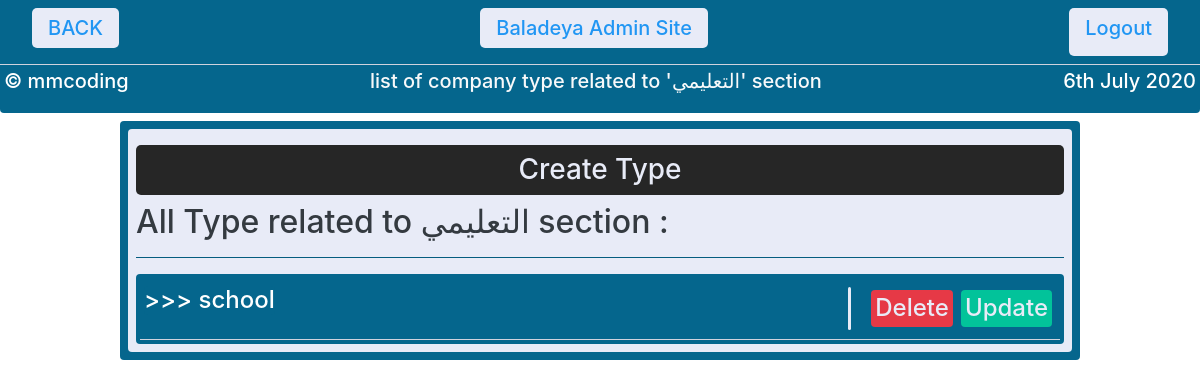
Screenshot of /adminbaladeya/company/4/ (signed in) with the database file from the repository.
### website/models.py (models this page shows, shortened)
class CompanySection(models.Model):
    company_section_title =         models.CharField(max_length=128)
    company_section_date =                 models.DateTimeField(default=datetime.now, blank=True, null=True)

class CompanyType(models.Model):
    company_type_title =            models.CharField(max_length=128)
    section =                       models.ForeignKey(CompanySection,  on_delete=models.CASCADE, null=True, blank=True,related_name='type')
    company_type_date =                 models.DateTimeField(default=datetime.now, blank=True, null=True)
    madetby=models.ForeignKey(User,blank=True,null=True,on_delete=models.CASCADE,related_name='companytype')

### baladeyaadmin/views.py (the view)
# urls.py: path('company/<int:pks>/',company_section_detail,name='companysectiondetail'),#company_section_detail
@login_required
def company_section_detail(request,pks):
    thesection=CompanySection.objects.get(id=pks)
    types=CompanyType.objects.filter(section=thesection)
    context = {
        'object':thesection,
        'types':types,
    }
    return render(request, 'admin/company/section/detail.html', context)

### templates/admin/Company/section/detail.html
{% extends 'admin/adminbase.html' %}
{% block directory %}list of company type related to '{{object.company_section_title}}' section {% endblock %}
{% block admincontent %}
<div class="bac mx-auto p-2 rounded " style="width: 80%;">
    <div>
        <div class="bac1 p-2 rounded">
            <a href="create/" class="text-decoration-none "><h3 class="button button3 w-100 my-2 "> Create Type</h3></a>
            <h2 class="text-dark"> All Type related to {{object.company_section_title}} section :</h2>
            <hr class="bac">
            <div class="bac rounded p-1">
                {% for type in types %}
                <div class="d-flex justify-content-between  bac p-1">
                    <a href="{{ type.id }}/" class="text-decoration-none"><div class="bac rounded m-1 mx-auto  text-center text-white h4" >
                        >>>  {{type.company_type_title}}
                    </div>
                    </a>
                    <div class="d-flex justify-content-center  p-0">
                        <div class=" my-auto bac1 rounded mx-3" style="width: 3px;height: 80%;"></div>
                        <a href="{{ type.id }}/delete/" class="text-decoration-none m-1"><div class="button buttondelete rounded p-1 m-1 mx-auto  text-center m h4" >
                            Delete
                        </div></a>
                        <a href="{{ type.id }}/update/" class="text-decoration-none m-1"><div class="button buttonupdate rounded p-1 m-1 mx-auto  text-center  h4" >
                            Update
                        </div></a>
                    </div>
                </div>
                <hr class="bac1 my-0">
        {% endfor %}
        </div>
    </div>
    </div>
</div>
{% endblock %}

### templates/admin/adminbase.html (style rules this page uses)
.button { border: none; color: #E8EBF7; padding: 8px 16px; text-align: center; text-decoration: none; display: inline-block; transition-duration: 0.4s; cursor: pointer; border-radius: 5px; }
.button3 { background-color: #262626; color: #E8EBF7; }
.buttondelete { background-color: #E63946; color: #E8EBF7; }
.buttonupdate { background-color: #02C39A; color: #E8EBF7; }
.bac { background: #05668D; }
.bac1 { background: #E8EBF7; }

### rows the page displays
CompanySection: company_section_title "التعليمي"
CompanyType: company_type_title "school"
